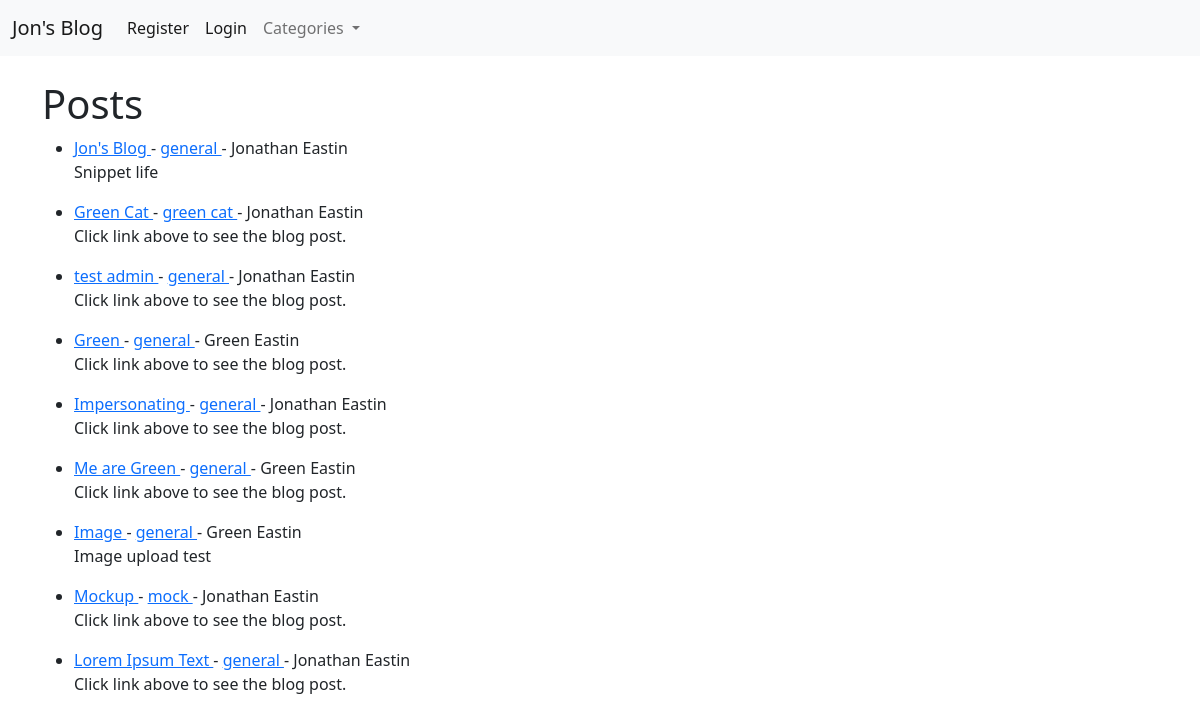
/, run on an earlier commit of the app's database.
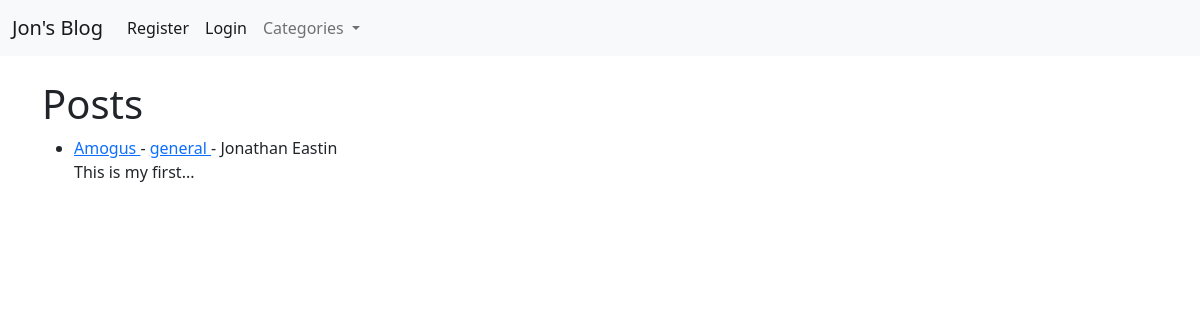
And on a later commit of the database.
### JonsBlog/models.py (models this page shows, shortened)
class Post(models.Model):
    title = models.CharField(max_length=255, default="Jon's Blog")
    header_image = models.ImageField(null=True, blank=True, upload_to='images/')
    title_tag = models.CharField(max_length=255)
    author = models.ForeignKey(User, on_delete=models.CASCADE)
    body = RichTextField(blank=True, null=True)
    publication_date = models.DateField(auto_now_add=True)
    publication_time = models.TimeField(auto_now_add=True)
    category = models.CharField(max_length=255, default="general")
    snippet = models.CharField(max_length=255)
    likes = models.ManyToManyField(User, related_name='blog_posts')

### JonsBlog/views.py (the view)
# urls.py: path('', HomeView.as_view(), name="home"),
class HomeView(ListView):
    model = Post
    template_name = 'home.html'
    ordering = ['-publication_time']
    def get_context_data(self, *args, **kwargs):
        cat_menu = Category.objects.all()
        context = super(HomeView, self).get_context_data(*args, **kwargs)
        context["cat_menu"] = cat_menu
        return context

### JonsBlog/models.py (called while the page is built)
    def __str__(self):
        return self.name

### JonsBlog/templates/home.html (shortened to what this page needs)
{% extends 'base.html' %}
{% block content %}
<h1>Posts</h1>
{% for post in object_list %}
    <ul>
        <li>
            <a href="{% url 'article-detail' post.pk %}">
				{{ post.title }}
			</a>
			-
			<a href="{% url 'category' post.category|slugify %}">
				{{ post.category }}
			</a>
            - {{ post.author.first_name }}
            {{ post.author.last_name }}
			<br/>
            {{ post.snippet }}
        </li>
    </ul>
{% endfor %}
{% endblock %}

### JonsBlog/templates/base.html (shortened to what this page needs)
<!doctype html>
<html lang="en">
  <head>
    <link href="https://cdn.jsdelivr.net/npm/bootstrap@5.2.2/dist/css/bootstrap.min.css"
          rel="stylesheet"
>
  </head>
  <body>
    <nav class="navbar navbar-expand-lg bg-light">
	  <div class="container-fluid">
		<a class="navbar-brand" href="{% url 'home' %}">Jon's Blog</a>
		<div class="collapse navbar-collapse" id="navbarSupportedContent">
		  <ul class="navbar-nav me-auto mb-2 mb-lg-0">
			{% if user.is_authenticated %}
				<li class="nav-item">
				  <a class="nav-link active" aria-current="page" href="{% url 'add-post' %}">
					Add Post
				  </a>
				</li>
			  	<li class="nav-item">
				  <a class="nav-link active" aria-current="page" href="{% url 'add-category' %}">
					Add Category
				  </a>
				</li>
                <li class="nav-item dropdown">
                    <a class="nav-link dropdown-toggle" href="#" role="button"
                       data-bs-toggle="dropdown" aria-expanded="false">
                        Profile
                    </a>
                    <ul class="dropdown-menu">
                        <li>
                            <a class="dropdown-item"
                               href="{% url 'show_profile' user.profile.id %}">Show
                                                                                     Profile</a>
                        </li>
                        <li>
                            <a class="dropdown-item"
                               href="{% url 'edit_profile' user.profile.id %}">Edit
                                                                                     Profile</a>
                        </li>
                        <li>
                            <a class="dropdown-item" href="{% url 'edit_settings' %}">Edit
                                                                                    Settings</a>
                        </li>
                        <li>
                            <hr class="dropdown-divider">
                        </li>
                        <li>
                            <a class="dropdown-item" href="{% url 'logout' %}">Logout</a>
                        </li>
                    </ul>
                </li>
			{% else %}
				<li class="nav-item">
				  <a class="nav-link active" aria-current="page" href="{% url 'register' %}">
					Register
				  </a>
				</li>
				<li class="nav-item">
				  <a class="nav-link active" aria-current="page" href="{% url 'login' %}">
					Login
				  </a>
				</li>
			{% endif %}
			{% if cat_menu %}
			  <li class="nav-item dropdown">
          		<a class="nav-link dropdown-toggle" href="#" role="button" data-bs-toggle="dropdown"
                   aria-expanded="false">
            		Categories
          		</a>
			  </li>
            {% else %}
                <li class="nav-item">
				  <a class="nav-link active" aria-current="page" href="{% url 'category-list' %}">
                    Category List
				  </a>
				</li>
			{% endif %}
          </ul>
		</div>
	  </div>
	</nav>
    <br/>
    <div class="container">
        {% block content %}
        {% endblock %}
    </div>
  </body>
</html>

What changed in the data, as far as the page shows it:
removed Post: title "Jon's Blog", category "general", author.first_name "Jonathan", author.last_name "Eastin", snippet "Snippet life"
removed Post: title "Green Cat", category "green cat", author.first_name "Jonathan", author.last_name "Eastin", snippet "Click link above to see the blog post."
removed Post: title "test admin", category "general", author.first_name "Jonathan", author.last_name "Eastin", snippet "Click link above to see the blog post."
removed Post: title "Green", category "general", author.first_name "Green", author.last_name "Eastin", snippet "Click link above to see the blog post."
removed Post: title "Impersonating", category "general", author.first_name "Jonathan", author.last_name "Eastin", snippet "Click link above to see the blog post."
removed Post: title "Me are Green", category "general", author.first_name "Green", author.last_name "Eastin", snippet "Click link above to see the blog post."
removed Post: title "Image", category "general", author.first_name "Green", author.last_name "Eastin", snippet "Image upload test"
removed Post: title "Mockup", category "mock", author.first_name "Jonathan", author.last_name "Eastin", snippet "Click link above to see the blog post."
removed Post: title "Lorem Ipsum Text", category "general", author.first_name "Jonathan", author.last_name "Eastin", snippet "Click link above to see the blog post."
added Post: title "Amogus", category "general", author.first_name "Jonathan", author.last_name "Eastin", snippet "This is my first..."
